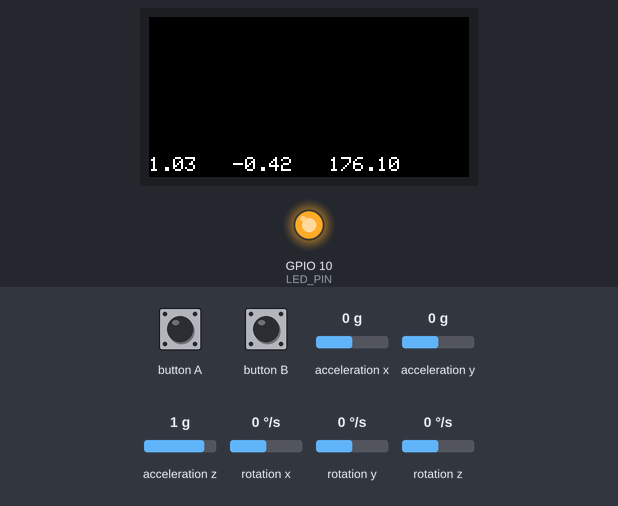
This sketch was run on a simulated ESP32-S3. Shown: 160×80 colour display, output pins drawn as LEDs (lit = HIGH). Dashed ring = blinking. The inputs (shaded band) are chosen by the test bench; at power-on: rotation y 0 °/s, acceleration x 0 g, acceleration z 1 g, acceleration y 0 g, rotation x 0 °/s, rotation z 0 °/s. What the sketch prints to the serial monitor is not drawn.

Above: at 1.6 s.
1.7 s: button A pressed for 0.15 s
At 2.13 s:
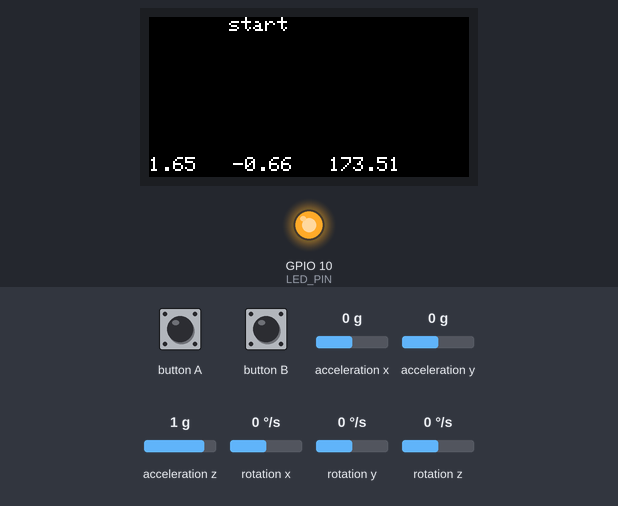
2.4 s: rotation y set to -192 °/s
At 4.55 s:
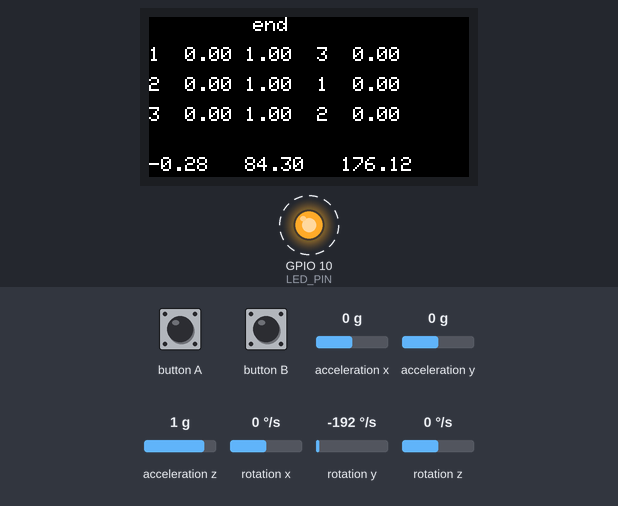
5.4 s: acceleration x set to -1.4 g
At 5.77 s:
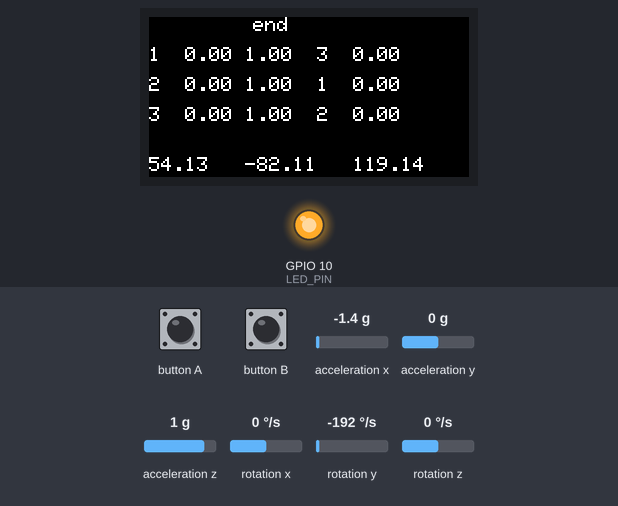
7.1 s: button A pressed for 3.2 s
At 10.63 s:
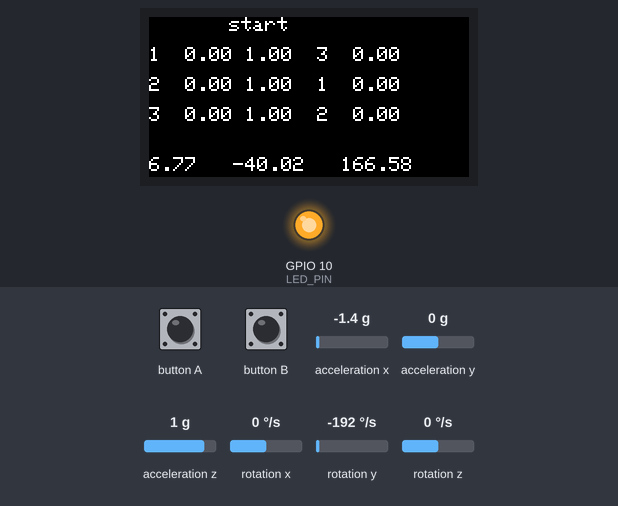
10.9 s: acceleration z set to -1.4 g
At 11.54 s:
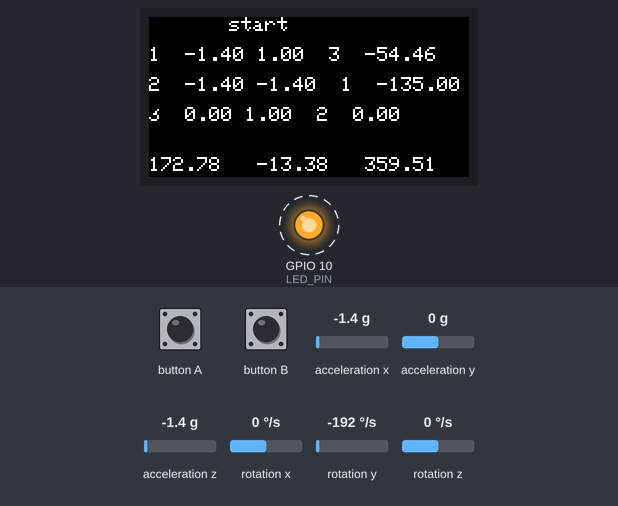
12.8 s: acceleration y set to -1.4 g
At 13.07 s:
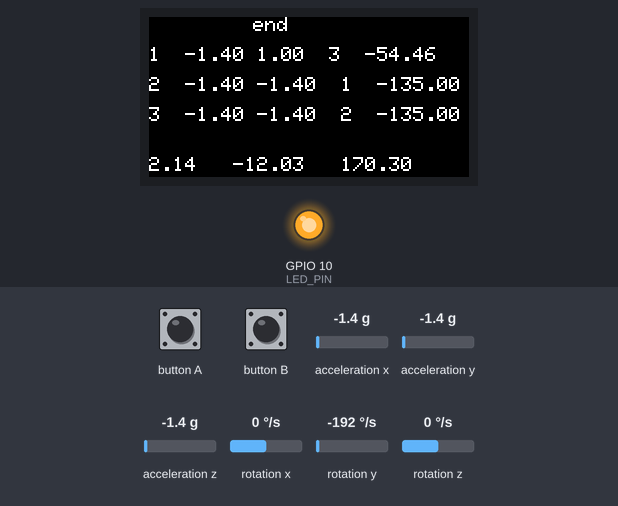
Timing chart, 0 to 15.4 s (numbered marks = the images above; inputs shaded):
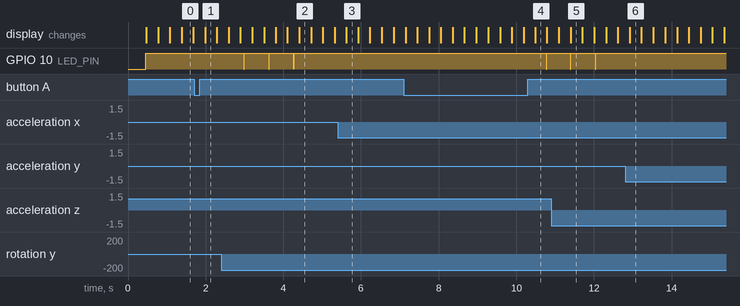

The sketch:

madgic.ino
```cpp
#include "M5StickC.h"
#include <math.h>
#include <MadgwickAHRS.h>
Madgwick MadgwickFilter;

#define PI 3.141592653589793
// LEDの設定
#define LED_PIN 10
#define LED_ON LOW
#define LED_OFF HIGH
// 不動時のジャイロの誤差
#define e_gx 12
#define e_gy -5
#define e_gz -6
// 値取得時の誤差範囲
#define d_angle 15
// 値取得回数
#define getn 4

float ax, ay, az;//加速度　
float gx, gy, gz;//角速度　
float ROLL, PITCH, YAW;//フィルタ値
float axs[getn],azs[getn],bector[getn];//保存先
// ボタンの判定，向きの保存，カウント，向き，i
int btn, muki[getn], cnt, pls, i;

void setup()
{
  M5.begin();
  Serial.begin(9600);
  M5.MPU6886.Init();//I2Cデバイスの初期化
  delay(300);
  MadgwickFilter.begin(100);//フィルタのサンプリングを100Hzで
  M5.Lcd.setRotation(3);
  M5.Lcd.fillScreen(BLACK);
  M5.Lcd.setTextSize(1);
  pinMode(LED_PIN, OUTPUT);//LEDのピン設定
  digitalWrite(LED_PIN, LED_OFF);
  btn = 0;
  cnt = 0;
  pls = 0;
}

void loop()
{
  M5.update();
  digitalWrite(LED_PIN, LED_OFF);
  M5.MPU6886.getGyroData(&gx,&gy,&gz);//gyroの取得
  M5.MPU6886.getAccelData(&ax,&ay,&az);//accの取得
  MadgwickFilter.updateIMU(gx+e_gx , gy+e_gy, gz+e_gz, ax, ay, az);//madgwickフィルタの使用
  //フィルタから値の取得
  ROLL = MadgwickFilter.getRoll();
  PITCH = MadgwickFilter.getPitch();
  YAW  = MadgwickFilter.getYaw();

  M5.Lcd.setCursor(0, 70);
  M5.Lcd.printf("%.2f   %.2f   %.2f      ", ROLL, PITCH, YAW);

  // 地面と並行，直角のときを判定
  if(PITCH>-d_angle && PITCH<d_angle){
    pls = 1;
  }
  if(PITCH>90-d_angle && PITCH<90){
    pls = 2;
  }
  if(PITCH>-90 && PITCH<-90+d_angle){
    pls = 3;
  }
  // ボタンを押すかつ，体と垂直なら開始
  if (M5.BtnA.wasReleased() && btn==0 && ROLL>-d_angle && ROLL<d_angle) {
    btn = 1;
    axs[cnt] = ax;
    azs[cnt] = az;
    muki[cnt] = pls;
    cnt = 1;
    M5.Lcd.setCursor(40, 0);
    M5.Lcd.printf("start");
  }
  if(cnt >= 1 && btn == 1){
  // 前回の取得した向きと違うなら値保存
  if(muki[cnt-1]!=pls){
    muki[cnt] = pls;
    axs[cnt] = ax;
    azs[cnt] = az;
    bector[cnt] = atan2(axs[cnt],azs[cnt]) * 180.0 / PI;
    M5.Lcd.setCursor(0, 15*cnt);
    M5.Lcd.printf("%d  %.2f %.2f  %d  %.2f ",cnt,axs[cnt],azs[cnt],muki[cnt],bector[cnt]);
    cnt = cnt + 1;
    digitalWrite(LED_PIN, LED_ON);
  }
  // 取得回数になったら初期化，出力
  if(cnt==getn){
    btn = 0;
    cnt = 0;
    pls = 0;
    for(i=0; i<getn; i++){
      Serial.print(i);
      Serial.print(axs[i]);
      Serial.print(azs[i]);
      Serial.print(muki[i]);
      Serial.print(bector[i]);
    }
    M5.Lcd.setCursor(40, 0);
    M5.Lcd.printf("  end  ");
  }
  }


  delay(10);
}
```

Measured:
- after the input at 1.7 s, the display: changes after 0.29 s (image 1)
- after the input at 2.4 s, GPIO 10 (LED_PIN): alternates HIGH for 0.63 s and LOW for 0.01 s, starting after 0.58 s
- after the input at 7.1 s, GPIO 10 (LED_PIN): HIGH → LOW after 3.7 s, → HIGH 0.01 s later
